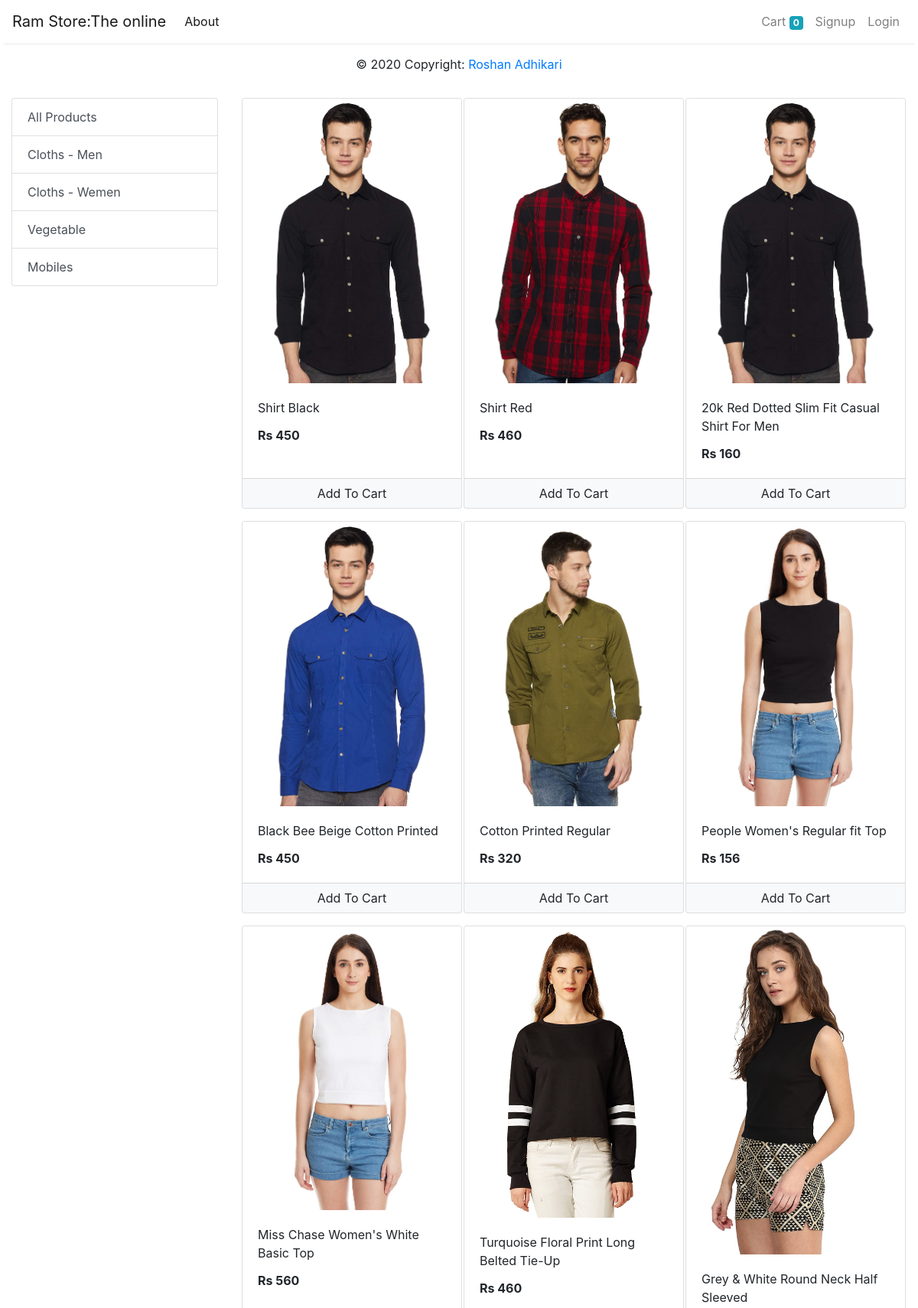
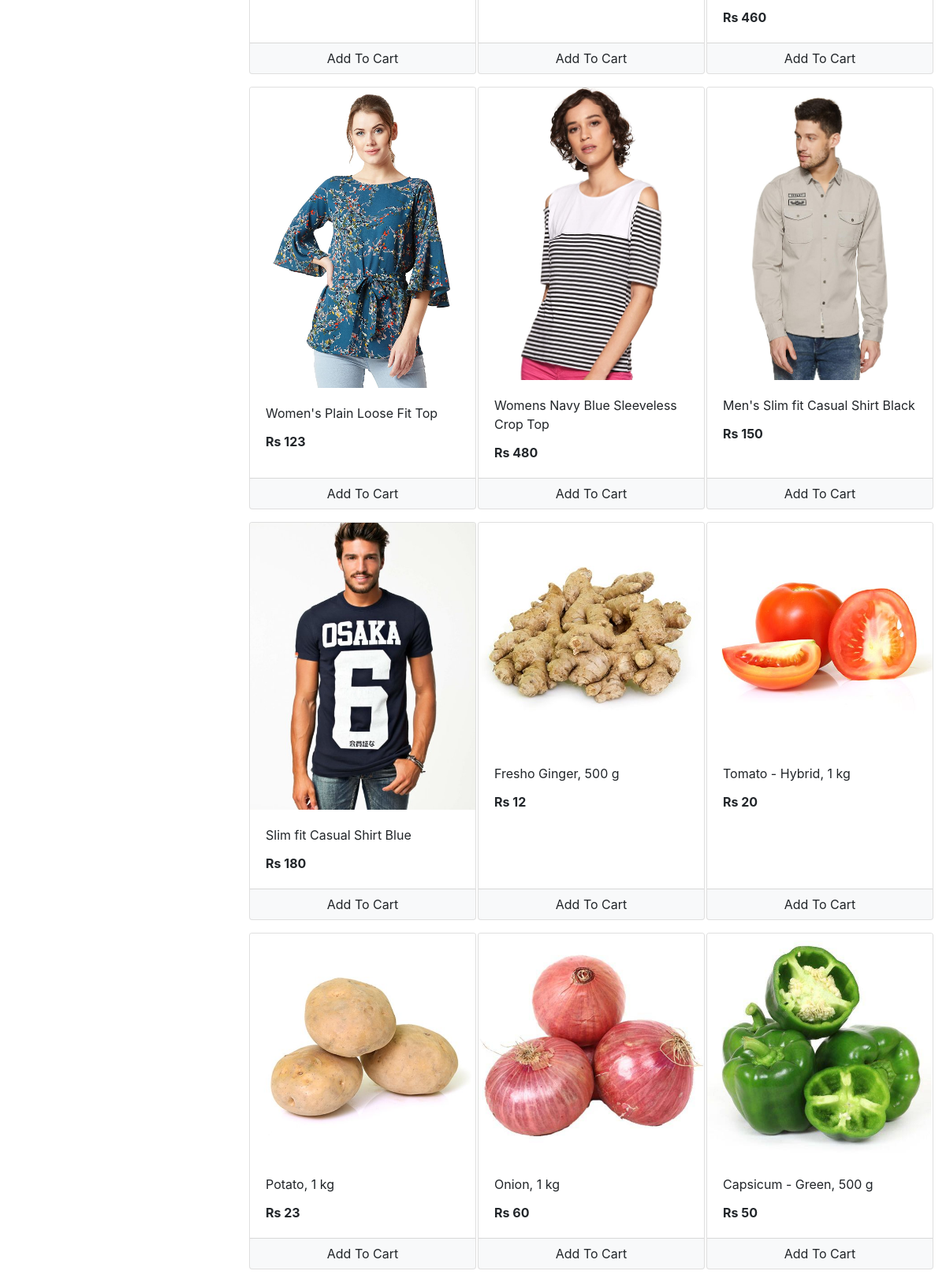
/about, run on the app's committed database (2 pictures, top to bottom).
### store/models/category.py (models this page shows, shortened)
class Category(models.Model):
    name = models.CharField(max_length=20)
    @staticmethod
    def get_all_categories():
        return Category.objects.all()

### store/models/product.py (models this page shows, shortened)
class Product(models.Model):
    name = models.CharField(max_length=50)
    price = models.IntegerField(default=0)
    category = models.ForeignKey(Category, on_delete=models.CASCADE, default=1)
    description = models.CharField(max_length=200, default='' , null=True , blank=True)
    image = models.ImageField(upload_to='uploads/products/')
    @staticmethod
    def get_all_products():
        return Product.objects.all()

### store/views/home.py (the view)
# urls.py: path('about', about , name='about'),
def about(request):
    cart = request.session.get('cart')
    if not cart:
        request.session['cart'] = {}
    products = None
    categories = Category.get_all_categories()
    categoryID = request.GET.get('category')
    if categoryID:
        products = Product.get_all_products_by_categoryid(categoryID)
    else:
        products = Product.get_all_products();
    data = {}
    data['products'] = products
    data['categories'] = categories
    print('you are : ', request.session.get('email'))
    return render(request, 'index.html', data)

### store/templatetags/cart.py (called while the page is built)
@register.filter(name='is_in_cart')
def is_in_cart(product  , cart):
    keys = cart.keys()
    for id in keys:
        if int(id) == product.id:
            return True
    return False;

### store/templatetags/custom_filter.py (called while the page is built)
@register.filter(name='currency')
def currency(number):
    return "Rs "+str(number)

### store/templates/index.html (shortened to what this page needs)
{% extends 'base.html' %}
{% block content %}
{% load cart %}
{% load custom_filter %}
<div class="container-fluid mt-3">
	<div class="row">
		<div class="col-lg-3 mx-auto">
			<div class="list-group">
				<a href="/" class="list-group-item list-group-item-action">All Products</a>
				{% for category in categories %}
				<a href="/?category={{category.id}}"
					class="list-group-item list-group-item-action">{{category.name}}</a>
				{% endfor %}
			</div>
		</div>
		<div id='products' class="col-lg-9 mx-auto">
			<div class="row mx-auto">
				{% for product in products %}
				<div class="card mx-auto mb-3" id={{product.id}} style="width: 18rem;">
					<img class="card-img-top" src="{{product.image.url}}" alt="Card image cap">
					<div class="card-body">
						<p class="card-title">{{product.name}}</p>
						<p class="card-text"><b>{{product.price|currency}}</b></p>
					</div>
					<div class="card-footer p-0 no-gutters">
						{% if product|is_in_cart:request.session.cart %}
						<div class="row no-gutters">
							<form action="/#{{product.id}}" class="col-2 " method="post">
								{% csrf_token %}
								<input hidden type="text" name='product' value='{{product.id}}'>
								<input hidden type="text" name='remove' value='True'>
								<input type="submit" value=" - " class="btn btn-block btn-light border-right">
							</form>
							<div class="text-center col">{{product|cart_quantity:request.session.cart}} in Cart</div>
							<form action="/#{{product.id}}" class="col-2 " method="post">
								{% csrf_token %}
								<input hidden type="text" name='product' value='{{product.id}}'>
								<input type="submit" value=" + " class="btn btn-block btn-light border-left">
							</form>
						</div>
						{% else %}
						<form action="/#{{product.id}}" method="POST" class="btn-block">
							<input type="submit" class="float-right btn btn-light  form-control"
								value="Add To Cart">
						</form>
						{% endif %}
					</div>
				</div>
				{% endfor %}
			</div>
		</div>
	</div>
</div>
{% endblock %}

### store/templates/base.html (shortened to what this page needs)
<!doctype html>
<html lang="en">
<head>
  <link rel="stylesheet" href="https://maxcdn.bootstrapcdn.com/bootstrap/4.0.0/css/bootstrap.min.css"
>
</head>
<body>
  <nav class="one-edge-shadow
  sticky-top navbar
  navbar-expand-lg
   navbar-light bg-white">
    <a class="navbar-brand" href="/">Ram Store:The online</a>
    <div class="collapse navbar-collapse" id="navbarSupportedContent">
      <ul class="navbar-nav mr-auto">
        <li class="nav-item active">
          <a class="nav-link" href="/about">About <span class="sr-only">(current)</span></a>
        </li>
      </ul>
      <ul class=" navbar-nav my-2 my-lg-0">
        <li class="nav-item ">
          <a class="nav-link" href="/cart">Cart
            <span class="badge badge-info">{{request.session.cart.keys|length}}</span>
            <span class="sr-only">(current)</span></a>
        </li>
        {% if request.session.customer %}
        <li class="nav-item ">
          <a class="nav-link" href="/orders">Orders<span class="sr-only">(current)</span></a>
        </li>
        <li class="nav-item ">
          <a class="nav-link" href="/logout">Logout<span class="sr-only">(current)</span></a>
        </li>
        {% else %}
        <li class="nav-item ">
          <a class="nav-link" href="/signup">Signup<span class="sr-only">(current)</span></a>
        </li>
        <li class="nav-item ">
          <a class="nav-link" href="/login">Login<span class="sr-only">(current)</span></a>
        </li>
        {% endif %}
      </ul>
    </div>
  </nav>
<div class="footer-copyright text-center py-3">© 2020 Copyright:
    <a href="/about"> Roshan Adhikari</a>
  </div>
    {% block content %}{% endblock %}
</body>
</html>

### store/templates/base.html (style rules this page uses)
nav { background-color: white; }
.one-edge-shadow { box-shadow: 0 8px 2px -5px rgb(246, 245, 245); }

### data on the page
Category: name "Cloths - Men"
Category: name "Cloths - Wemen"
Category: name "Vegetable"
Category: name "Mobiles"
Product: {{ product.id }} 1 (drawn), image (picture), name "Shirt Black", price "Rs 450"
Product: image (picture), name "Shirt Red", price "Rs 460"
Product: image (picture), name "20k Red Dotted Slim Fit Casual Shirt For Men", price "Rs 160"
Product: image (picture), name "Black Bee Beige Cotton Printed", price "Rs 450"
Product: image (picture), name "Cotton Printed Regular", price "Rs 320"
Product: image (picture), name "People Women's Regular fit Top", price "Rs 156"
Product: image (picture), name "Miss Chase Women's White Basic Top", price "Rs 560"
Product: image (picture), name "Turquoise Floral Print Long Belted Tie-Up", price "Rs 460"
Product: image (picture), name "Grey & White Round Neck Half Sleeved", price "Rs 460"
Product: image (picture), name "Women's Plain Loose Fit Top", price "Rs 123"
Product: image (picture), name "Womens Navy Blue Sleeveless Crop Top", price "Rs 480"
Product: image (picture), name "Men's Slim fit Casual Shirt Black", price "Rs 150"
Product: image (picture), name "Slim fit Casual Shirt Blue", price "Rs 180"
Product: image (picture), name "Fresho Ginger, 500 g", price "Rs 12"
Product: image (picture), name "Tomato - Hybrid, 1 kg", price "Rs 20"
Product: image (picture), name "Potato, 1 kg", price "Rs 23"
Product: image (picture), name "Onion, 1 kg", price "Rs 60"
Product: {{ product.id }} 18 (drawn), image (picture), name "Capsicum - Green, 500 g", price "Rs 50"

### other printed values
{{ request.session.cart.keys|length }} "0"
